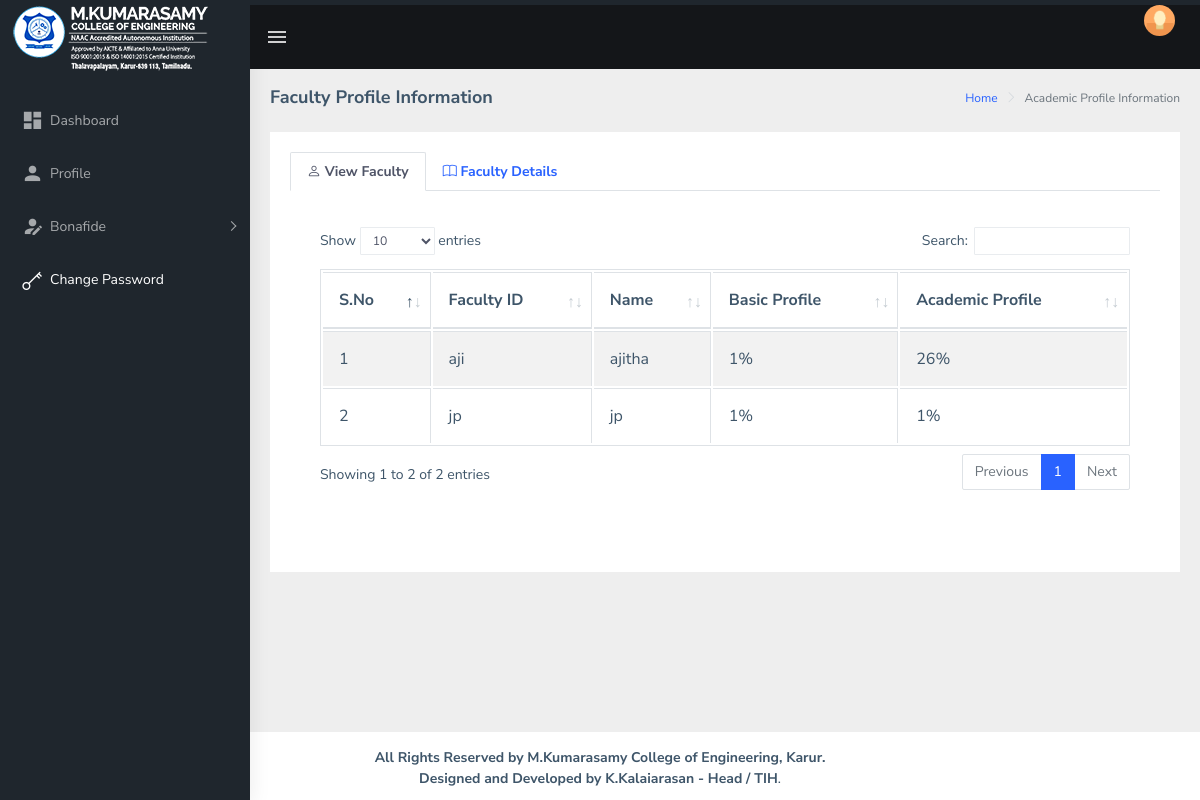
Screenshot of /hview.php (signed in) with the database file from the repository.
### tables this page shows
CREATE TABLE `faculty` (
  `uid` int(100) NOT NULL,
  `id` varchar(100) NOT NULL,
  `name` varchar(100) NOT NULL,
  `dept` varchar(50) NOT NULL,
  `design` varchar(50) NOT NULL,
  `role` varchar(50) NOT NULL,
  `doj` date NOT NULL,
  `pass` varchar(50) NOT NULL,
  `cert` varchar(100) NOT NULL,
  `bc` int(200) NOT NULL,
  `ac` int(200) NOT NULL
);

### session.php (called while the page is built, shortened)
<?php
if (!isset($_SESSION['loggedin']))
{
	header('Location:index.php');
	exit();
}
else
{
	$s=$_SESSION['login_user'];
}
?>

### h.php (called while the page is built, shortened)
	<?php
	$query = "SELECT dept,role FROM faculty WHERE id='$s'";
    $query_run = mysqli_query($db, $query);
	if(mysqli_num_rows($query_run) > 0){
	$row = mysqli_fetch_assoc($query_run);
	$dept=$row['dept'];
	}
?>

### hview.php (the view, shortened to what this page needs)
<?php
require 'config.php';
include("session.php");
?>
<html dir="ltr" lang="en">
<head>
    <link href="assets/libs/jquery-steps/jquery.steps.css" rel="stylesheet">
    <link href="assets/libs/jquery-steps/steps.css" rel="stylesheet">
	<link rel="stylesheet" type="text/css" href="assets/libs/bootstrap-datepicker/dist/css/bootstrap-datepicker.min.css">
    <link href="dist/css/style.min.css" rel="stylesheet">
	<link href="assets/libs/datatables.net-bs4/css/dataTables.bootstrap4.css" rel="stylesheet">
	<link href="https://cdn.jsdelivr.net/npm/bootstrap-icons@1.5.0/font/bootstrap-icons.css" rel="stylesheet">
	<link rel="stylesheet" href="https://cdnjs.cloudflare.com/ajax/libs/font-awesome/6.4.0/css/fontawesome.min.css" />
    <link rel="stylesheet" href="//cdn.jsdelivr.net/npm/alertifyjs@1.13.1/build/css/alertify.min.css"/>
</head>
<body>
    <div id="main-wrapper">
        <header class="topbar" data-navbarbg="skin5">
            <nav class="navbar top-navbar navbar-expand-md navbar-dark">
                <div class="navbar-header" data-logobg="skin5">
                    <a class="navbar-brand" href="main">
                        <span class="logo-text">
                             <img src="assets/images/srms.png" alt="homepage" class="light-logo" />
                        </span>
                    </a>
                </div>
                <div class="navbar-collapse collapse" id="navbarSupportedContent" data-navbarbg="skin5">
                    <ul class="navbar-nav float-left mr-auto">
                        <li class="nav-item d-none d-md-block"><a class="nav-link sidebartoggler waves-effect waves-light" href="javascript:void(0)" data-sidebartype="mini-sidebar"><i class="mdi mdi-menu font-24"></i></a></li>
                    </ul>
                    <ul class="navbar-nav float-right">
                        <li class="nav-item dropdown">
                            <a class="nav-link dropdown-toggle text-muted waves-effect waves-dark pro-pic" href="" data-toggle="dropdown" aria-haspopup="true" aria-expanded="false"><img src="assets/images/users/1.jpg" alt="user" class="rounded-circle" width="31"></a>
                        </li>
                    </ul>
                </div>
            </nav>
        </header>
        <?php include("Aside.php"); ?>
        <div class="page-wrapper">
            <div class="page-breadcrumb">
                <div class="row">
                    <div class="col-12 d-flex no-block align-items-center">
                        <h4 class="page-title">Faculty Profile Information</h4>
                        <div class="ml-auto text-right">
                            <nav aria-label="breadcrumb">
                                <ol class="breadcrumb">
                                    <li class="breadcrumb-item"><a href="#">Home</a></li>
                                    <li class="breadcrumb-item active" aria-current="page">Academic Profile Information</li>
                                </ol>
                            </nav>
                        </div>
                    </div>
                </div>
            </div>
            <div class="container-fluid">
                <div class="card">
                    <div class="card-body wizard-content">
						<div class="card">
                            <ul class="nav nav-tabs mb-3" role="tablist">
                                <li class="nav-item"> <a class="nav-link active" data-toggle="tab" href="#home" role="tab"><span class="hidden-sm-up"></span> <span class="hidden-xs-down"><i class="bi-person"></i><b> View Faculty</b></span></a> </li>
                              <li class="nav-item"> <a class="nav-link" data-toggle="tab" href="#profile" role="tab"><span class="hidden-sm-up"></span> <span class="hidden-xs-down"><i class="bi bi-book"></i><b> Faculty Details</b></span></a> </li>
                            </ul>
			<div class="tab-content tabcontent-border">
			<div class="tab-pane active" id="home" role="tabpanel">
    <div class="row">
        <div class="col-md-12">
            <div class="card">
                <div class="card-body">
 <div class="table-responsive">
                    <table id="myTable2" class="table table-bordered table-striped">
										<thead>
                                            <tr>
                                                <th><b>S.No</b></th>
												<th><b>Faculty ID</b></th>
												<th><b>Name</b></th>
												<th><b>Basic Profile</b></th>
												<th><b>Academic Profile</b></th>
                                            </tr>
                                        </thead>
								<tbody>
                            <?php
										$query = "SELECT * FROM faculty where dept='$dept'";
										$query_run = mysqli_query($db, $query);
										if(mysqli_num_rows($query_run) > 0)
										{
											$sn=1;
											foreach($query_run as $student)
											{
                                    ?>
                                            <tr>
                                                <td><?php echo $sn;?></td>
												<td><?= $student['id']?> </td>
                                                <td><span><?= $student['name']?></span></td>
												<td><span><?= $student['bc']?></span>%</td>
												<td><span><?= $student['ac']?></span>%</td>
                                            </tr>
                                     <?php
									 $sn=$sn+1;
											}
                            }
                            ?>
                                        </tbody>
                    </table>
                </div>
				</div>
            </div>
        </div>
    </div>
</div>
                            </div>
							</div>
                    </div>
                </div>
            </div>
			</div>
			</div>
</body>
</html>

### hview.php (style rules this page uses)
.d-none { display:none; }

### rows the page displays
faculty: id "aji", name "ajitha", bc "1", ac "26"
faculty: id "jp", name "jp", bc "1", ac "1"
